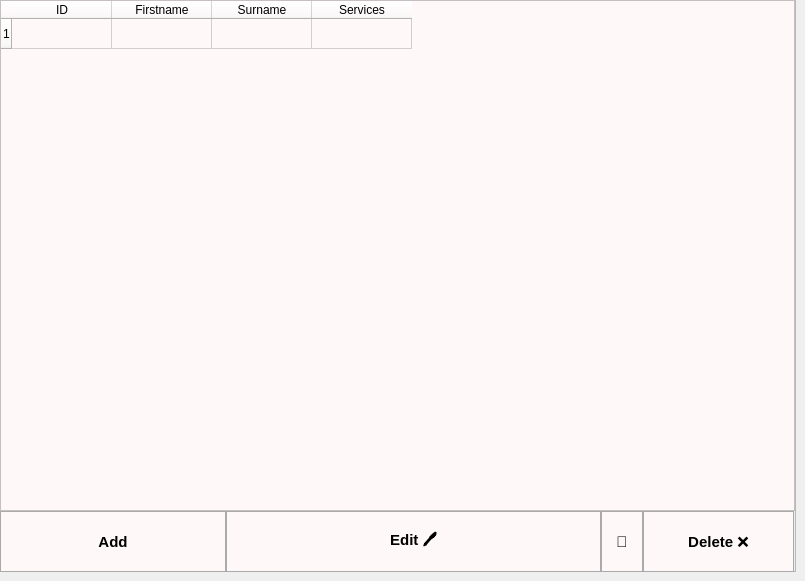
    <widget class="QWidget" name="tab_2">
     <attribute name="title">
      <string>Manage staff</string>
     </attribute>
     <widget class="QFrame" name="frame_6">
      <property name="geometry">
       <rect>
        <x>0</x>
        <y>0</y>
        <width>796</width>
        <height>572</height>
       </rect>
      </property>
      <property name="frameShape">
       <enum>QFrame::StyledPanel</enum>
      </property>
      <property name="frameShadow">
       <enum>QFrame::Raised</enum>
      </property>
      <widget class="QTableWidget" name="tableWidget_2">
       <property name="geometry">
        <rect>
         <x>0</x>
         <y>0</y>
         <width>795</width>
         <height>511</height>
        </rect>
       </property>
       <property name="sizePolicy">
        <sizepolicy hsizetype="Expanding" vsizetype="Expanding">
         <horstretch>0</horstretch>
         <verstretch>0</verstretch>
        </sizepolicy>
       </property>
       <property name="styleSheet">
        <string notr="true">background: none;
background-color: rgb(255, 248, 248);</string>
       </property>
       <property name="frameShape">
        <enum>QFrame::StyledPanel</enum>
       </property>
       <property name="horizontalScrollBarPolicy">
        <enum>Qt::ScrollBarAlwaysOff</enum>
       </property>
       <property name="sizeAdjustPolicy">
        <enum>QAbstractScrollArea::AdjustIgnored</enum>
       </property>
       <property name="sortingEnabled">
        <bool>true</bool>
       </property>
       <property name="columnCount">
        <number>4</number>
       </property>
       <row>
        <property name="text">
         <string>1</string>
        </property>
       </row>
       <column>
        <property name="text">
         <string>ID</string>
        </property>
        <property name="textAlignment">
         <set>AlignCenter</set>
        </property>
       </column>
       <column>
        <property name="text">
         <string>Firstname</string>
        </property>
        <property name="textAlignment">
         <set>AlignCenter</set>
        </property>
       </column>
       <column>
        <property name="text">
         <string>Surname</string>
        </property>
        <property name="textAlignment">
         <set>AlignCenter</set>
        </property>
       </column>
       <column>
        <property name="text">
         <string>Services</string>
        </property>
        <property name="textAlignment">
         <set>AlignCenter</set>
        </property>
       </column>
       <item row="0" column="0">
        <property name="text">
         <string/>
        </property>
       </item>
      </widget>
      <widget class="QPushButton" name="pushButton_14">
       <property name="geometry">
        <rect>
         <x>226</x>
         <y>511</y>
         <width>375</width>
         <height>61</height>
        </rect>
       </property>
       <property name="sizeIncrement">
        <size>
         <width>0</width>
         <height>0</height>
        </size>
       </property>
       <property name="font">
        <font>
         <pointsize>11</pointsize>
         <bold>true</bold>
        </font>
       </property>
       <property name="focusPolicy">
        <enum>Qt::StrongFocus</enum>
       </property>
       <property name="styleSheet">
        <string notr="true">background: none;
background-color: rgb(255, 248, 248);
border: 1px solid rgb(170, 170, 170);</string>
       </property>
       <property name="text">
        <string>Edit 🖊️</string>
       </property>
       <property name="iconSize">
        <size>
         <width>17</width>
         <height>16</height>
        </size>
       </property>
      </widget>
      <widget class="QPushButton" name="pushButton_15">
       <property name="geometry">
        <rect>
         <x>643</x>
         <y>511</y>
         <width>151</width>
         <height>61</height>
        </rect>
       </property>
       <property name="sizeIncrement">
        <size>
         <width>0</width>
         <height>0</height>
        </size>
       </property>
       <property name="font">
        <font>
         <pointsize>11</pointsize>
         <bold>true</bold>
        </font>
       </property>
       <property name="focusPolicy">
        <enum>Qt::StrongFocus</enum>
       </property>
       <property name="styleSheet">
        <string notr="true">background: none;
background-color: rgb(255, 248, 248);
border: 1px solid rgb(170, 170, 170);</string>
       </property>
       <property name="text">
        <string>Delete ❌</string>
       </property>
       <property name="iconSize">
        <size>
         <width>17</width>
         <height>16</height>
        </size>
       </property>
      </widget>
      <widget class="QPushButton" name="pushButton_16">
       <property name="geometry">
        <rect>
         <x>601</x>
         <y>511</y>
         <width>42</width>
         <height>61</height>
        </rect>
       </property>
       <property name="sizeIncrement">
        <size>
         <width>0</width>
         <height>0</height>
        </size>
       </property>
       <property name="font">
        <font>
         <pointsize>11</pointsize>
         <bold>true</bold>
        </font>
       </property>
       <property name="focusPolicy">
        <enum>Qt::StrongFocus</enum>
       </property>
       <property name="styleSheet">
        <string notr="true">background: none;
background-color: rgb(255, 248, 248);
border: 1px solid rgb(170, 170, 170);</string>
       </property>
       <property name="text">
        <string>🔄</string>
       </property>
       <property name="iconSize">
        <size>
         <width>17</width>
         <height>16</height>
        </size>
       </property>
      </widget>
      <widget class="QPushButton" name="pushButton_23">
       <property name="geometry">
        <rect>
         <x>0</x>
         <y>511</y>
         <width>226</width>
         <height>61</height>
        </rect>
       </property>
       <property name="sizeIncrement">
        <size>
         <width>0</width>
         <height>0</height>
        </size>
       </property>
       <property name="font">
        <font>
         <pointsize>11</pointsize>
         <bold>true</bold>
        </font>
       </property>
       <property name="focusPolicy">
        <enum>Qt::StrongFocus</enum>
       </property>
       <property name="styleSheet">
        <string notr="true">background: none;
background-color: rgb(255, 248, 248);
border: 1px solid rgb(170, 170, 170);</string>
       </property>
       <property name="text">
        <string>Add</string>
       </property>
       <property name="iconSize">
        <size>
         <width>17</width>
         <height>16</height>
        </size>
       </property>
      </widget>
     </widget>
     <widget class="QFrame" name="frame_7">
      <property name="geometry">
       <rect>
        <x>0</x>
        <y>0</y>
        <width>796</width>
        <height>572</height>
       </rect>
      </property>
      <property name="frameShape">
       <enum>QFrame::StyledPanel</enum>
      </property>
      <property name="frameShadow">
       <enum>QFrame::Raised</enum>
      </property>
      <widget class="QLineEdit" name="lineEdit_10">
       <property name="geometry">
        <rect>
         <x>220</x>
         <y>100</y>
         <width>161</width>
         <height>31</height>
        </rect>
       </property>
       <property name="font">
        <font>
         <pointsize>11</pointsize>
        </font>
       </property>
       <property name="styleSheet">
        <string notr="true">background: none;
background-color: rgb(255, 248, 248);
border: 1px solid rgb(170, 170, 170);</string>
       </property>
       <property name="text">
        <string/>
       </property>
       <property name="alignment">
        <set>Qt::AlignCenter</set>
       </property>
       <property name="placeholderText">
        <string>Firstname</string>
       </property>
      </widget>
      <widget class="QLineEdit" name="lineEdit_11">
       <property name="geometry">
        <rect>
         <x>430</x>
         <y>100</y>
         <width>161</width>
         <height>31</height>
        </rect>
       </property>
       <property name="font">
        <font>
         <pointsize>11</pointsize>
        </font>
       </property>
       <property name="styleSheet">
        <string notr="true">background: none;
background-color: rgb(255, 248, 248);
border: 1px solid rgb(170, 170, 170);</string>
       </property>
       <property name="alignment">
        <set>Qt::AlignCenter</set>
       </property>
       <property name="placeholderText">
        <string>Surname</string>
       </property>
      </widget>
      <widget class="QPushButton" name="pushButton_20">
       <property name="geometry">
        <rect>
         <x>330</x>
         <y>420</y>
         <width>301</width>
         <height>41</height>
        </rect>
       </property>
       <property name="sizeIncrement">
        <size>
         <width>0</width>
         <height>0</height>
        </size>
       </property>
       <property name="font">
        <font>
         <pointsize>11</pointsize>
         <bold>true</bold>
        </font>
       </property>
       <property name="focusPolicy">
        <enum>Qt::StrongFocus</enum>
       </property>
       <property name="styleSheet">
        <string notr="true">background: none;
background-color: rgb(255, 248, 248);
border: 1px solid rgb(170, 170, 170);</string>
       </property>
       <property name="text">
        <string>Save ✅</string>
       </property>
       <property name="iconSize">
        <size>
         <width>17</width>
         <height>16</height>
        </size>
       </property>
      </widget>
      <widget class="QPushButton" name="pushButton_21">
       <property name="geometry">
        <rect>
         <x>190</x>
         <y>420</y>
         <width>141</width>
         <height>41</height>
        </rect>
       </property>
       <property name="sizeIncrement">
        <size>
         <width>0</width>
         <height>0</height>
        </size>
       </property>
       <property name="font">
        <font>
         <pointsize>11</pointsize>
         <bold>true</bold>
        </font>
       </property>
       <property name="focusPolicy">
        <enum>Qt::StrongFocus</enum>
       </property>
       <property name="styleSheet">
        <string notr="true">background: none;
background-color: rgb(255, 248, 248);
border: 1px solid rgb(170, 170, 170);</string>
       </property>
       <property name="text">
        <string>Discard 🔙</string>
       </property>
       <property name="iconSize">
        <size>
         <width>17</width>
         <height>16</height>
        </size>
       </property>
      </widget>
      <widget class="QLabel" name="label_32">
       <property name="geometry">
        <rect>
         <x>310</x>
         <y>40</y>
         <width>181</width>
         <height>31</height>
        </rect>
       </property>
       <property name="font">
        <font>
         <pointsize>14</pointsize>
        </font>
       </property>
       <property name="text">
        <string>Adding new master</string>
       </property>
       <property name="alignment">
        <set>Qt::AlignCenter</set>
       </property>
      </widget>
      <widget class="QLabel" name="label_33">
       <property name="geometry">
        <rect>
         <x>220</x>
         <y>155</y>
         <width>161</width>
         <height>20</height>
        </rect>
       </property>
       <property name="font">
        <font>
         <pointsize>11</pointsize>
        </font>
       </property>
       <property name="styleSheet">
        <string notr="true"/>
       </property>
       <property name="text">
        <string>Master's ID:</string>
       </property>
       <property name="alignment">
        <set>Qt::AlignCenter</set>
       </property>
      </widget>
      <widget class="QLabel" name="label_34">
       <property name="geometry">
        <rect>
         <x>430</x>
         <y>150</y>
         <width>161</width>
         <height>31</height>
        </rect>
       </property>
       <property name="font">
        <font>
         <pointsize>11</pointsize>
         <bold>true</bold>
        </font>
       </property>
       <property name="styleSheet">
        <string notr="true">background: none;
background-color: rgb(255, 248, 248);</string>
       </property>
       <property name="text">
        <string>1</string>
       </property>
       <property name="alignment">
        <set>Qt::AlignCenter</set>
       </property>
      </widget>
      <widget class="QLabel" name="label_35">
       <property name="geometry">
        <rect>
         <x>220</x>
         <y>230</y>
         <width>161</width>
         <height>20</height>
        </rect>
       </property>
       <property name="font">
        <font>
         <pointsize>11</pointsize>
        </font>
       </property>
       <property name="styleSheet">
        <string notr="true"/>
       </property>
       <property name="text">
        <string>Can do:</string>
       </property>
       <property name="alignment">
        <set>Qt::AlignCenter</set>
       </property>
      </widget>
      <widget class="QCheckBox" name="checkBox">
       <property name="geometry">
        <rect>
         <x>470</x>
         <y>240</y>
         <width>75</width>
         <height>20</height>
        </rect>
       </property>
       <property name="text">
        <string>Service 3</string>
       </property>
      </widget>
      <widget class="QCheckBox" name="checkBox_2">
       <property name="geometry">
        <rect>
         <x>470</x>
         <y>220</y>
         <width>75</width>
         <height>20</height>
        </rect>
       </property>
       <property name="text">
        <string>Service 2</string>
       </property>
      </widget>
      <widget class="QCheckBox" name="checkBox_3">
       <property name="geometry">
        <rect>
         <x>470</x>
         <y>200</y>
         <width>75</width>
         <height>20</height>
        </rect>
       </property>
       <property name="text">
        <string>Service 1</string>
       </property>
       <property name="tristate">
        <bool>false</bool>
       </property>
      </widget>
      <widget class="QCheckBox" name="checkBox_4">
       <property name="geometry">
        <rect>
         <x>470</x>
         <y>260</y>
         <width>75</width>
         <height>20</height>
        </rect>
       </property>
       <property name="text">
        <string>Service 4</string>
       </property>
      </widget>
     </widget>
     <widget class="QFrame" name="frame_8">
      <property name="geometry">
       <rect>
        <x>0</x>
        <y>0</y>
        <width>796</width>
        <height>572</height>
       </rect>
      </property>
      <property name="frameShape">
       <enum>QFrame::StyledPanel</enum>
      </property>
      <property name="frameShadow">
       <enum>QFrame::Raised</enum>
      </property>
      <widget class="QLineEdit" name="lineEdit_12">
       <property name="geometry">
        <rect>
         <x>220</x>
         <y>100</y>
         <width>161</width>
         <height>31</height>
        </rect>
       </property>
       <property name="font">
        <font>
         <pointsize>11</pointsize>
        </font>
       </property>
       <property name="styleSheet">
        <string notr="true">background: none;
background-color: rgb(255, 248, 248);
border: 1px solid rgb(170, 170, 170);</string>
       </property>
       <property name="text">
        <string/>
       </property>
       <property name="alignment">
        <set>Qt::AlignCenter</set>
       </property>
       <property name="placeholderText">
        <string>Firstname</string>
       </property>
      </widget>
      <widget class="QLineEdit" name="lineEdit_13">
       <property name="geometry">
        <rect>
         <x>430</x>
         <y>100</y>
         <width>161</width>
         <height>31</height>
        </rect>
       </property>
       <property name="font">
        <font>
         <pointsize>11</pointsize>
        </font>
       </property>
       <property name="styleSheet">
        <string notr="true">background: none;
background-color: rgb(255, 248, 248);
border: 1px solid rgb(170, 170, 170);</string>
       </property>
       <property name="alignment">
        <set>Qt::AlignCenter</set>
       </property>
       <property name="placeholderText">
        <string>Surname</string>
       </property>
      </widget>
      <widget class="QPushButton" name="pushButton_22">
       <property name="geometry">
        <rect>
         <x>250</x>
         <y>455</y>
         <width>301</width>
         <height>41</height>
        </rect>
       </property>
       <property name="sizeIncrement">
        <size>
         <width>0</width>
         <height>0</height>
        </size>
       </property>
       <property name="font">
        <font>
         <pointsize>11</pointsize>
         <bold>true</bold>
        </font>
       </property>
       <property name="focusPolicy">
        <enum>Qt::StrongFocus</enum>
       </property>
       <property name="styleSheet">
        <string notr="true">background: none;
background-color: rgb(255, 248, 248);
border: 1px solid rgb(170, 170, 170);</string>
       </property>
       <property name="text">
        <string>Save ✅</string>
       </property>
       <property name="iconSize">
        <size>
         <width>17</width>
         <height>16</height>
        </size>
       </property>
      </widget>
      <widget class="QPushButton" name="pushButton_24">
       <property name="geometry">
        <rect>
         <x>10</x>
         <y>520</y>
         <width>101</width>
         <height>41</height>
        </rect>
       </property>
       <property name="sizeIncrement">
        <size>
         <width>0</width>
         <height>0</height>
        </size>
       </property>
       <property name="font">
        <font>
         <pointsize>11</pointsize>
         <bold>true</bold>
        </font>
       </property>
       <property name="focusPolicy">
        <enum>Qt::StrongFocus</enum>
       </property>
       <property name="styleSheet">
        <string notr="true">background: none;
background-color: rgb(255, 248, 248);
border: 1px solid rgb(170, 170, 170);</string>
       </property>
       <property name="text">
        <string>Discard 🔙</string>
       </property>
       <property name="iconSize">
        <size>
         <width>17</width>
         <height>16</height>
        </size>
       </property>
      </widget>
      <widget class="QLabel" name="label_36">
       <property name="geometry">
        <rect>
         <x>310</x>
         <y>34</y>
         <width>181</width>
         <height>31</height>
        </rect>
       </property>
       <property name="font">
        <font>
         <pointsize>14</pointsize>
        </font>
       </property>
       <property name="text">
        <string>Editing</string>
       </property>
       <property name="alignment">
        <set>Qt::AlignCenter</set>
       </property>
      </widget>
      <widget class="QLabel" name="label_37">
       <property name="geometry">
        <rect>
         <x>220</x>
         <y>220</y>
         <width>161</width>
         <height>20</height>
        </rect>
       </property>
       <property name="font">
        <font>
         <pointsize>11</pointsize>
        </font>
       </property>
       <property name="styleSheet">
        <string notr="true"/>
       </property>
       <property name="text">
        <string>Master's ID:</string>
       </property>
       <property name="alignment">
        <set>Qt::AlignCenter</set>
       </property>
      </widget>
      <widget class="QLabel" name="label_38">
       <property name="geometry">
        <rect>
         <x>430</x>
         <y>215</y>
         <width>161</width>
         <height>31</height>
        </rect>
       </property>
       <property name="font">
        <font>
         <pointsize>11</pointsize>
         <bold>true</bold>
        </font>
       </property>
       <property name="styleSheet">
        <string notr="true">background: none;
background-color: rgb(255, 248, 248);</string>
       </property>
       <property name="text">
        <string>1</string>
       </property>
       <property name="alignment">
        <set>Qt::AlignCenter</set>
       </property>
      </widget>
      <widget class="QLabel" name="label_39">
       <property name="geometry">
        <rect>
         <x>220</x>
         <y>327</y>
         <width>161</width>
         <height>20</height>
        </rect>
       </property>
       <property name="font">
        <font>
         <pointsize>11</pointsize>
        </font>
       </property>
       <property name="styleSheet">
        <string notr="true"/>
       </property>
       <property name="text">
        <string>Can do:</string>
       </property>
       <property name="alignment">
        <set>Qt::AlignCenter</set>
       </property>
      </widget>
      <widget class="QCheckBox" name="checkBox_7">
       <property name="geometry">
        <rect>
         <x>480</x>
         <y>340</y>
         <width>75</width>
         <height>20</height>
        </rect>
       </property>
       <property name="text">
        <string>Service 3</string>
       </property>
      </widget>
      <widget class="QCheckBox" name="checkBox_6">
       <property name="geometry">
        <rect>
         <x>480</x>
         <y>320</y>
         <width>75</width>
         <height>20</height>
        </rect>
       </property>
       <property name="text">
        <string>Service 2</string>
       </property>
      </widget>
      <widget class="QCheckBox" name="checkBox_5">
       <property name="geometry">
        <rect>
         <x>480</x>
         <y>300</y>
         <width>75</width>
         <height>20</height>
        </rect>
       </property>
       <property name="text">
        <string>Service 1</string>
       </property>
       <property name="tristate">
        <bool>false</bool>
       </property>
      </widget>
      <widget class="QCheckBox" name="checkBox_8">
       <property name="geometry">
        <rect>
         <x>480</x>
         <y>360</y>
         <width>75</width>
         <height>20</height>
        </rect>
       </property>
       <property name="text">
        <string>Service 4</string>
       </property>
      </widget>
      <widget class="QPushButton" name="pushButton_34">
       <property name="geometry">
        <rect>
         <x>110</x>
         <y>520</y>
         <width>101</width>
         <height>41</height>
        </rect>
       </property>
       <property name="sizeIncrement">
        <size>
         <width>0</width>
         <height>0</height>
        </size>
       </property>
       <property name="font">
        <font>
         <pointsize>11</pointsize>
         <bold>true</bold>
        </font>
       </property>
       <property name="focusPolicy">
        <enum>Qt::StrongFocus</enum>
       </property>
       <property name="styleSheet">
        <string notr="true">background: none;
background-color: rgb(255, 248, 248);
border: 1px solid rgb(170, 170, 170);</string>
       </property>
       <property name="text">
        <string>Delete ❌</string>
       </property>
       <property name="iconSize">
        <size>
         <width>17</width>
         <height>16</height>
        </size>
       </property>
      </widget>
     </widget>
     <zorder>frame_7</zorder>
     <zorder>frame_8</zorder>
     <zorder>frame_6</zorder>
    </widget>
